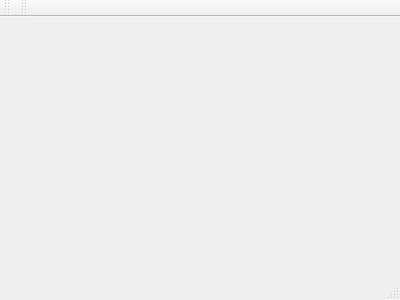
<?xml version="1.0" encoding="UTF-8"?>
<ui version="4.0">
 <class>grade_calc</class>
 <widget class="QMainWindow" name="grade_calc">
  <property name="geometry">
   <rect>
    <x>0</x>
    <y>0</y>
    <width>400</width>
    <height>300</height>
   </rect>
  </property>
  <property name="windowTitle">
   <string>grade_calc</string>
  </property>
  <widget class="QWidget" name="course_name">
   <layout class="QHBoxLayout" name="horizontalLayout"/>
  </widget>
  <widget class="QMenuBar" name="menuBar">
   <property name="geometry">
    <rect>
     <x>0</x>
     <y>0</y>
     <width>400</width>
     <height>17</height>
    </rect>
   </property>
  </widget>
  <widget class="QToolBar" name="mainToolBar">
   <attribute name="toolBarArea">
    <enum>TopToolBarArea</enum>
   </attribute>
   <attribute name="toolBarBreak">
    <bool>false</bool>
   </attribute>
  </widget>
  <widget class="QStatusBar" name="statusBar"/>
  <widget class="QToolBar" name="toolBar">
   <property name="windowTitle">
    <string>toolBar</string>
   </property>
   <attribute name="toolBarArea">
    <enum>TopToolBarArea</enum>
   </attribute>
   <attribute name="toolBarBreak">
    <bool>false</bool>
   </attribute>
  </widget>
 </widget>
 <layoutdefault spacing="6" margin="11"/>
 <resources/>
 <connections/>
</ui>
